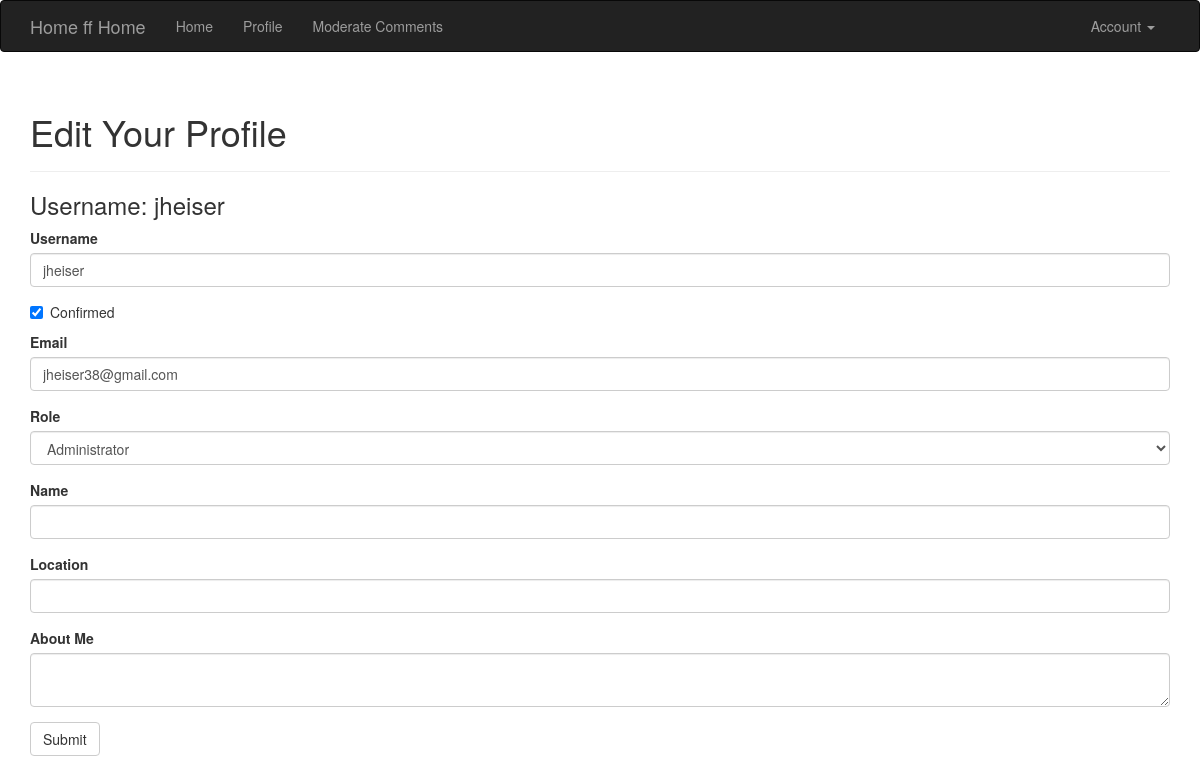
Page /edit_profile/1 (signed in) on the committed database.
### app/models.py (models this page shows, shortened)
class User(UserMixin,db.Model):
    __tablename__ = 'users'
    id = db.Column(db.Integer, primary_key=True)
    email = db.Column(db.String(64), unique=True, index=True)
    username = db.Column(db.String(64), unique=True, index=True)
    name = db.Column(db.String(64))
    location = db.Column(db.String(64))
    about_me = db.Column(db.Text())
    member_since = db.Column(db.DateTime(),default = datetime.utcnow)
    last_seen = db.Column(db.DateTime(),default = datetime.utcnow)
    role_id = db.Column(db.Integer, db.ForeignKey('roles.id'))
    posts = db.relationship('Post', backref='author',lazy='dynamic')
    comments = db.relationship('Comment',backref='author',lazy='dynamic')
    confirmed = db.Column(db.Boolean,default=False)
    password_hash = db.Column(db.String(128))
    avatar_hash=db.Column(db.String(32))
    followed = db.relationship('Follow',
                                foreign_keys = [Follow.follower_id],
                                backref=db.backref('follower',lazy='joined'),
                                lazy='dynamic',
                                cascade='all, delete-orphan')
    followers = db.relationship('Follow',
                                foreign_keys = [Follow.followed_id],
                                backref=db.backref('followed',lazy='joined'),
                                lazy='dynamic',
                                cascade='all, delete-orphan')
    def can(self,perm):
        return self.role is not None and self.role.has_permission(perm)
    @property
    def password(self):
        raise AttributeError('(chuckles) HA, password cannot be read, you FOOL.')
    def ping(self):
        self.last_seen = datetime.utcnow()
        db.session.add(self)
        db.session.commit()

### app/main/views.py (the view, shortened to what this page needs)
@main.route('/edit_profile/<int:id>', methods=["GET","POST"])
@login_required
@admin_required
def edit_profile_admin(id):
    user = User.query.get_or_404(id)
    form = EditProfileAdminForm(user=user)
    form.name.data = user.name
    form.username.data = user.username
    form.email.data = user.email
    form.location.data = user.location
    form.about_me.data = user.about_me
    form.role.data = user.role_id
    form.confirmed.data = user.confirmed
    return render_template('edit_profile.html',form = form, user = user)

### app/main/forms.py (shortened to what this page needs)
class EditProfileAdminForm(FlaskForm):
    username = StringField('Username', validators=[
        DataRequired(), Length(1, 64),
        Regexp('^[A-Za-z][A-Za-z0-9_.]*$', 0,
            'Usernames must have start with a letter, and only '
            'contain letters, numbers, dots or underscores.')])
    confirmed = BooleanField('Confirmed')
    email = StringField('Email', validators=[DataRequired(),Email(),Length(1,64)])
    role = SelectField('Role',coerce=int)
    name = StringField("Name")
    location = StringField("Location")
    about_me = TextAreaField("About Me")
    submit = SubmitField("Submit")
    def __init__(self,user,*args,**kwargs):
        super(EditProfileAdminForm,self).__init__(*args,**kwargs)
        self.role.choices = [(role.id,role.name)
            for role in Role.query.order_by(Role.name).all()] #order_by does a-z
        self.user = user

### app/auth/views.py (called while the page is built)
@auth.before_app_request
def before_request():
    if current_user.is_authenticated:
        current_user.ping()
        if not current_user.confirmed and \
            request.endpoint and \
            request.blueprint != 'auth' and \
            request.endpoint != 'static':
            return redirect(url_for('auth.unconfirmed')) # send them to resend the email

### app/main/__init__.py (called while the page is built)
@main.app_context_processor
def inject_permissions():
    return dict(Permission=Permission)

### app/main/views.py (called while the page is built, shortened)
@main.after_app_request
def after_request(response):
    return response

### app/models.py (called while the page is built)
@login_manager.user_loader
def load_user(user_id):
    return User.query.get(int(user_id))

    def has_permission(self,perm):
        return self.permissions & perm == perm

### app/templates/edit_profile.html (shortened to what this page needs)
{% extends "base.html" %}
{% import "bootstrap/wtf.html" as wtf %}
{% block page_content %}
<div class="page-header">
    <h1>Edit Your Profile </h1>
</div>
    <h3>Username: {{current_user.username}}</h3>
{{ wtf.quick_form(form) }}
{% endblock %}

### rows in the picture
User: username "jheiser", confirmed "☑", email "jheiser38@gmail.com", role "Administrator"
